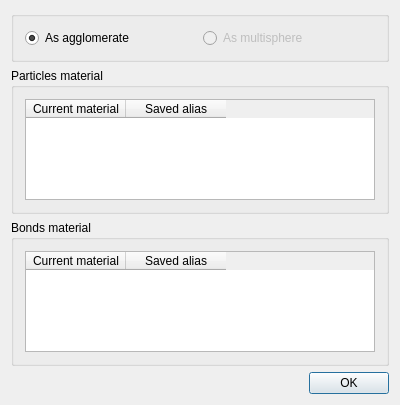
<?xml version="1.0" encoding="UTF-8"?>
<ui version="4.0">
 <class>CAgglomCompounds</class>
 <widget class="QDialog" name="CAgglomCompounds">
  <property name="windowModality">
   <enum>Qt::ApplicationModal</enum>
  </property>
  <property name="geometry">
   <rect>
    <x>0</x>
    <y>0</y>
    <width>400</width>
    <height>405</height>
   </rect>
  </property>
  <property name="windowTitle">
   <string>Add new object to database</string>
  </property>
  <property name="windowIcon">
   <iconset resource="../../MUSEN/QT_GUI/qt_gui.qrc">
    <normaloff>:/QT_GUI/Resources/MUSEN_Ico.png</normaloff>:/QT_GUI/Resources/MUSEN_Ico.png</iconset>
  </property>
  <property name="modal">
   <bool>true</bool>
  </property>
  <layout class="QVBoxLayout" name="verticalLayout_3">
   <item>
    <widget class="QGroupBox" name="groupBox">
     <property name="title">
      <string/>
     </property>
     <layout class="QHBoxLayout" name="horizontalLayout_2">
      <item>
       <widget class="QRadioButton" name="asAgglomerate">
        <property name="text">
         <string>As agglomerate</string>
        </property>
        <property name="checked">
         <bool>true</bool>
        </property>
       </widget>
      </item>
      <item>
       <widget class="QRadioButton" name="asMultisphere">
        <property name="enabled">
         <bool>false</bool>
        </property>
        <property name="text">
         <string>As multisphere</string>
        </property>
       </widget>
      </item>
     </layout>
    </widget>
   </item>
   <item>
    <widget class="QGroupBox" name="groupBoxParticles">
     <property name="title">
      <string>Particles material</string>
     </property>
     <layout class="QVBoxLayout" name="verticalLayout">
      <item>
       <widget class="QTableWidget" name="tableWidgetParticles">
        <attribute name="horizontalHeaderCascadingSectionResizes">
         <bool>true</bool>
        </attribute>
        <column>
         <property name="text">
          <string>Current material</string>
         </property>
        </column>
        <column>
         <property name="text">
          <string>Saved alias</string>
         </property>
        </column>
       </widget>
      </item>
     </layout>
    </widget>
   </item>
   <item>
    <widget class="QGroupBox" name="groupBoxBonds">
     <property name="title">
      <string>Bonds material</string>
     </property>
     <layout class="QVBoxLayout" name="verticalLayout_2">
      <item>
       <widget class="QTableWidget" name="tableWidgetBonds">
        <attribute name="horizontalHeaderCascadingSectionResizes">
         <bool>true</bool>
        </attribute>
        <attribute name="horizontalHeaderStretchLastSection">
         <bool>false</bool>
        </attribute>
        <column>
         <property name="text">
          <string>Current material</string>
         </property>
        </column>
        <column>
         <property name="text">
          <string>Saved alias</string>
         </property>
        </column>
       </widget>
      </item>
     </layout>
    </widget>
   </item>
   <item>
    <layout class="QHBoxLayout" name="horizontalLayout">
     <item>
      <spacer name="horizontalSpacer">
       <property name="orientation">
        <enum>Qt::Horizontal</enum>
       </property>
       <property name="sizeHint" stdset="0">
        <size>
         <width>40</width>
         <height>20</height>
        </size>
       </property>
      </spacer>
     </item>
     <item>
      <widget class="QPushButton" name="pushButtonOk">
       <property name="text">
        <string>OK</string>
       </property>
      </widget>
     </item>
    </layout>
   </item>
  </layout>
 </widget>
 <layoutdefault spacing="6" margin="11"/>
 <resources>
  <include location="../../MUSEN/QT_GUI/qt_gui.qrc"/>
 </resources>
 <connections/>
</ui>
